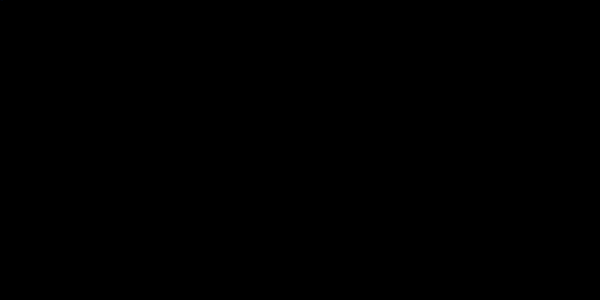
Frame 1 (no input)
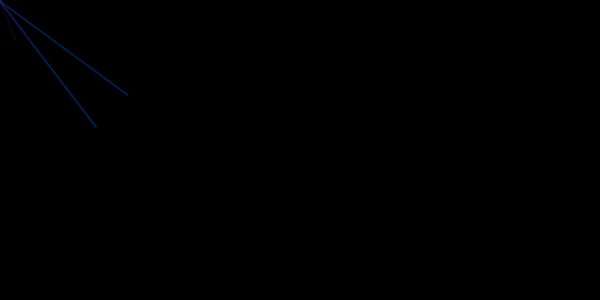
Frame 60 (no input)
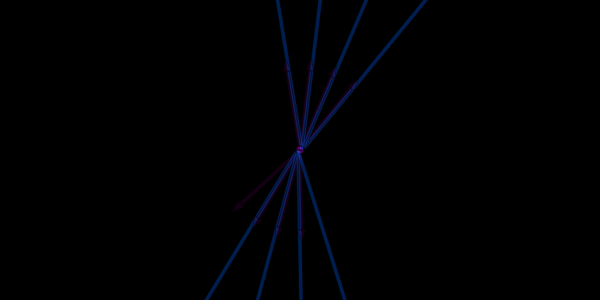
Frame 120 (the mouse pressed at the canvas centre since frame 60)

The p5.js sketch that drew these frames (run headless with seeded random() and noise() and a simulated clock; from frame 60 on, the mouse is pressed at the canvas centre):

// p5.js sketch
// ── sketch.js
 function setup() {
      createCanvas(600, 300);
    }
      function draw() {
      
      background(0);
      translate (mouseX, mouseY)
      rotate(frameCount/ 50)
      scale(frameCount/ 300)
  
      //noStroke()
      fill(255,0,255,20) //color rojo
      rect(0,-5,200,10) //color verde
      ellipse(0,0,20,20) // color azul
      triangle(200,-10,200,10,230,0) //color rojo
  
      fill(0,100,255, 80) //color rojo
      rotate(frameCount/40) // color verde
      rect(0,0,800,10) // color rojo
      fill(255,0,255,20) //color rojo
      rect(0,-5,200,10) //color verde
      ellipse(0,0,20,20) // color azul
      triangle(200,-10,200,10,230,0) //color rojo
  
      fill(0,100,255, 80) //color rojo
      rotate(frameCount/40) // color verde
      rect(0,0,800,10) // color rojo
      fill(255,0,255,20) //color rojo
      rect(0,-5,200,10) //color verde
      ellipse(0,0,20,20) // color azul
      triangle(200,-10,200,10,230,0) //color rojo
  
      fill(0,100,255, 80) //color rojo
      rotate(frameCount/40) // color verde
      rect(0,0,800,10) // color rojo
      fill(255,0,255,20) //color rojo
      rect(0,-5,200,10) //color verde
      ellipse(0,0,20,20) // color azul
      triangle(200,-10,200,10,230,0) //color rojo
  
      fill(0,100,255, 80) //color rojo
      rotate(frameCount/40) // color verde
      rect(0,0,800,10) // color rojo
      fill(255,0,255,20) //color rojo
      rect(0,-5,200,10) //color verde
      ellipse(0,0,20,20) // color azul
      triangle(200,-10,200,10,230,0) //color rojo
  
      fill(0,100,255, 80) //color rojo
      rotate(frameCount/40) // color verde
      rect(0,0,800,10) // color rojo
      fill(255,0,255,20) //color rojo
      rect(0,-5,200,10) // color rojo
      ellipse(0,0,20,20) // color azul
      triangle(200,-10,200,10,230,0) //color rojo
  
      fill(0,100,255, 80) //color rojo
      rotate(frameCount/40) // color verde
      rect(0,0,800,10) // color rojo
      fill(255,0,255,20) //color rojo
      rect(0,-5,200,10) //color verde
      ellipse(0,0,20,20) // color azul
      triangle(200,-10,200,10,230,0) //color rojo
  
      fill(0,100,255, 80) //color rojo
      rotate(frameCount/40) // color verde
      rect(0,0,800,10) // color rojo
      fill(255,0,255,20) //color rojo
      rect(0,-5,200,10) //color verde
      ellipse(0,0,20,20) // color azul
      triangle(200,-10,200,10,230,0) //color rojo
  
      fill(0,100,255, 80) //color rojo
      rotate(frameCount/40) // color verde
      rect(0,0,800,10) // color rojo
      
    } 
